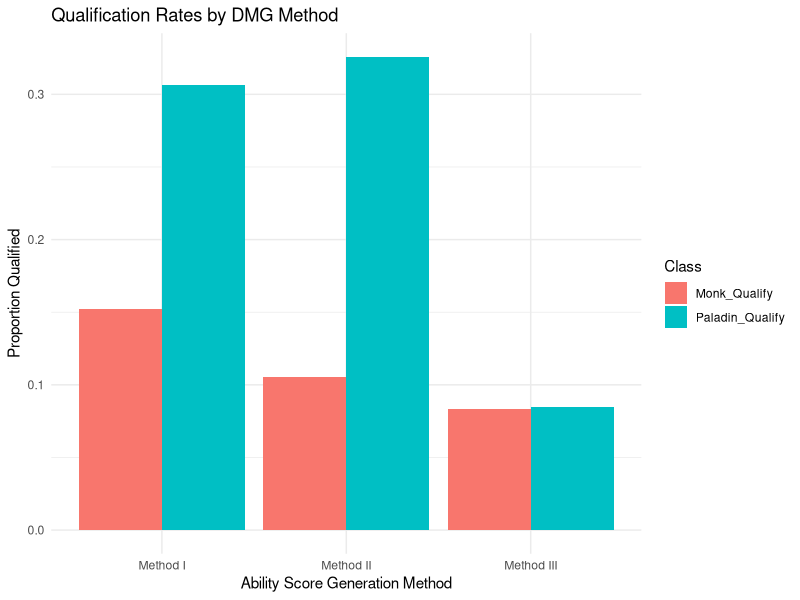

R code for this plot:
set.seed(420)  # reproducibility

# === Ability Rolling Functions ===

roll_4d6_drop_lowest <- function() {
  rolls <- sample(1:6, 4, replace = TRUE)
  sum(sort(rolls, decreasing = TRUE)[1:3])
}

roll_3d6 <- function() {
  sum(sample(1:6, 3, replace = TRUE))
}

# === DMG Method Implementations ===

roll_method_I <- function() {
  sort(replicate(6, roll_4d6_drop_lowest()), decreasing = TRUE)
}

roll_method_II <- function() {
  best <- sort(replicate(6, roll_3d6()), decreasing = TRUE)
  for (i in 2:12) {
    candidate <- sort(replicate(6, roll_3d6()), decreasing = TRUE)
    if (sum(candidate) > sum(best)) best <- candidate
  }
  best
}

roll_method_III <- function() {
  sapply(1:6, function(i) max(replicate(6, roll_3d6())))
}

# === Class Qualification Functions ===

# For Methods I & II — assignable, so only values matter
qualifies_paladin_sorted <- function(stats) {
  sum(stats >= 12) >= 1 && sum(stats >= 9) >= 1 &&
    sum(stats >= 13) >= 1 && sum(stats >= 17) >= 1
}

qualifies_monk_sorted <- function(stats) {
  sum(stats >= 15) >= 3 && sum(stats >= 11) >= 1
}

# For Method III — position-locked stats
qualifies_paladin_fixed <- function(stats) {
  stats[1] >= 12 && stats[2] >= 9 && stats[3] >= 13 && stats[6] >= 17
}

qualifies_monk_fixed <- function(stats) {
  stats[1] >= 15 && stats[3] >= 15 && stats[4] >= 15 && stats[5] >= 11
}

# === Simulation Function ===

simulate_method <- function(method_fn, n = 10000, fixed = FALSE) {
  paladin <- 0
  monk <- 0
  for (i in 1:n) {
    stats <- method_fn()
    if (fixed) {
      if (qualifies_paladin_fixed(stats)) paladin <- paladin + 1
      if (qualifies_monk_fixed(stats)) monk <- monk + 1
    } else {
      if (qualifies_paladin_sorted(stats)) paladin <- paladin + 1
      if (qualifies_monk_sorted(stats)) monk <- monk + 1
    }
  }
  list(paladin_rate = paladin / n, monk_rate = monk / n)
}

# === Run Simulations ===

n_trials <- 10000

method_I_result <- simulate_method(roll_method_I, n = n_trials, fixed = FALSE)
method_II_result <- simulate_method(roll_method_II, n = n_trials, fixed = FALSE)
method_III_result <- simulate_method(roll_method_III, n = n_trials, fixed = TRUE)

# === Print Results ===

results <- data.frame(
  Method = c("Method I", "Method II", "Method III"),
  Paladin_Qualify = c(method_I_result$paladin_rate,
                      method_II_result$paladin_rate,
                      method_III_result$paladin_rate),
  Monk_Qualify = c(method_I_result$monk_rate,
                   method_II_result$monk_rate,
                   method_III_result$monk_rate)
)

print(results)

# === Optional Visualization ===

library(ggplot2)
library(tidyr)

results_long <- pivot_longer(results, cols = -Method, names_to = "Class", values_to = "Rate")

print(
  ggplot(results_long, aes(x = Method, y = Rate, fill = Class)) +
    geom_col(position = "dodge") +
    labs(title = "Qualification Rates by DMG Method",
         y = "Proportion Qualified",
         x = "Ability Score Generation Method") +
    theme_minimal()
)

